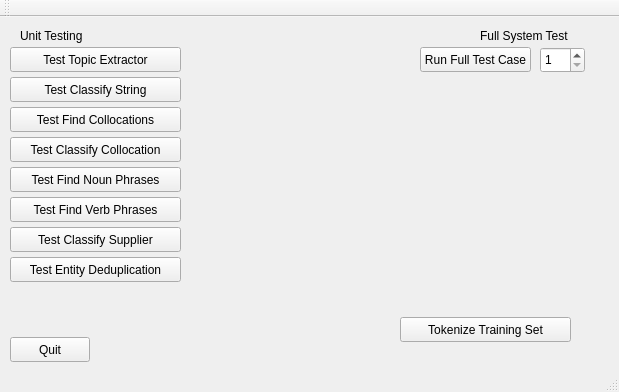
<?xml version="1.0" encoding="UTF-8"?>
<ui version="4.0">
 <class>MainWindow</class>
 <widget class="QMainWindow" name="MainWindow">
  <property name="geometry">
   <rect>
    <x>0</x>
    <y>0</y>
    <width>619</width>
    <height>392</height>
   </rect>
  </property>
  <property name="windowTitle">
   <string>MainWindow</string>
  </property>
  <widget class="QWidget" name="centralWidget">
   <widget class="QPushButton" name="pushButton">
    <property name="geometry">
     <rect>
      <x>400</x>
      <y>300</y>
      <width>171</width>
      <height>25</height>
     </rect>
    </property>
    <property name="text">
     <string>Tokenize Training Set</string>
    </property>
   </widget>
   <widget class="QPushButton" name="pushButton_2">
    <property name="geometry">
     <rect>
      <x>10</x>
      <y>30</y>
      <width>171</width>
      <height>25</height>
     </rect>
    </property>
    <property name="text">
     <string>Test Topic Extractor</string>
    </property>
   </widget>
   <widget class="QPushButton" name="pushButton_3">
    <property name="geometry">
     <rect>
      <x>10</x>
      <y>60</y>
      <width>171</width>
      <height>25</height>
     </rect>
    </property>
    <property name="text">
     <string>Test Classify String</string>
    </property>
   </widget>
   <widget class="QPushButton" name="pushButton_4">
    <property name="geometry">
     <rect>
      <x>10</x>
      <y>90</y>
      <width>171</width>
      <height>25</height>
     </rect>
    </property>
    <property name="text">
     <string>Test Find Collocations</string>
    </property>
   </widget>
   <widget class="QPushButton" name="pushButton_5">
    <property name="geometry">
     <rect>
      <x>420</x>
      <y>30</y>
      <width>111</width>
      <height>25</height>
     </rect>
    </property>
    <property name="text">
     <string>Run Full Test Case</string>
    </property>
   </widget>
   <widget class="QPushButton" name="pushButton_10">
    <property name="geometry">
     <rect>
      <x>10</x>
      <y>320</y>
      <width>80</width>
      <height>25</height>
     </rect>
    </property>
    <property name="text">
     <string>Quit</string>
    </property>
   </widget>
   <widget class="QPushButton" name="pushButton_11">
    <property name="geometry">
     <rect>
      <x>10</x>
      <y>120</y>
      <width>171</width>
      <height>25</height>
     </rect>
    </property>
    <property name="text">
     <string>Test Classify Collocation</string>
    </property>
   </widget>
   <widget class="QPushButton" name="pushButton_12">
    <property name="geometry">
     <rect>
      <x>10</x>
      <y>150</y>
      <width>171</width>
      <height>25</height>
     </rect>
    </property>
    <property name="text">
     <string>Test Find Noun Phrases</string>
    </property>
   </widget>
   <widget class="QPushButton" name="pushButton_13">
    <property name="geometry">
     <rect>
      <x>10</x>
      <y>180</y>
      <width>171</width>
      <height>25</height>
     </rect>
    </property>
    <property name="text">
     <string>Test Find Verb Phrases</string>
    </property>
   </widget>
   <widget class="QPushButton" name="pushButton_14">
    <property name="geometry">
     <rect>
      <x>10</x>
      <y>210</y>
      <width>171</width>
      <height>25</height>
     </rect>
    </property>
    <property name="text">
     <string>Test Classify Supplier</string>
    </property>
   </widget>
   <widget class="QPushButton" name="pushButton_15">
    <property name="geometry">
     <rect>
      <x>10</x>
      <y>240</y>
      <width>171</width>
      <height>25</height>
     </rect>
    </property>
    <property name="text">
     <string>Test Entity Deduplication</string>
    </property>
   </widget>
   <widget class="QLabel" name="label">
    <property name="geometry">
     <rect>
      <x>20</x>
      <y>10</y>
      <width>101</width>
      <height>17</height>
     </rect>
    </property>
    <property name="text">
     <string>Unit Testing</string>
    </property>
   </widget>
   <widget class="QLabel" name="label_2">
    <property name="geometry">
     <rect>
      <x>480</x>
      <y>10</y>
      <width>111</width>
      <height>17</height>
     </rect>
    </property>
    <property name="text">
     <string>Full System Test</string>
    </property>
   </widget>
   <widget class="QSpinBox" name="testCaseSpinBox">
    <property name="geometry">
     <rect>
      <x>540</x>
      <y>30</y>
      <width>45</width>
      <height>26</height>
     </rect>
    </property>
    <property name="minimum">
     <number>1</number>
    </property>
    <property name="maximum">
     <number>5</number>
    </property>
   </widget>
  </widget>
  <widget class="QToolBar" name="mainToolBar">
   <attribute name="toolBarArea">
    <enum>TopToolBarArea</enum>
   </attribute>
   <attribute name="toolBarBreak">
    <bool>false</bool>
   </attribute>
  </widget>
  <widget class="QStatusBar" name="statusBar"/>
 </widget>
 <layoutdefault spacing="6" margin="11"/>
 <resources/>
 <connections/>
</ui>
